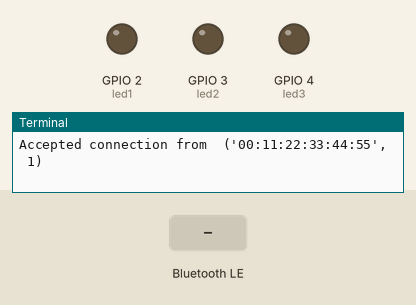
Simulated run of this program. Board: Raspberry Pi (BCM pin numbers). Shown: output pins drawn as LEDs (lit = HIGH), the last lines printed to the terminal. Dashed ring = blinking. The inputs (shaded band) are chosen by the test bench. A phone connects over Bluetooth after 1 s.

Above: at 2.2 s.
2.3 s: "5" written over Bluetooth
At 2.55 s:
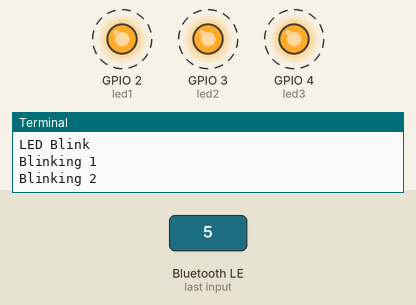
5.3 s: "1" written over Bluetooth
At 6.5 s:
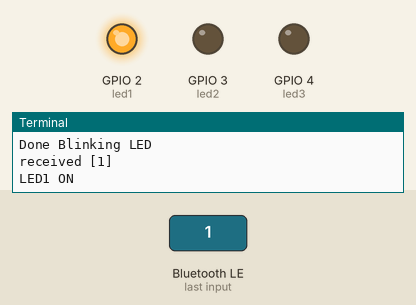
6.8 s: "2" written over Bluetooth
At 7.6 s:
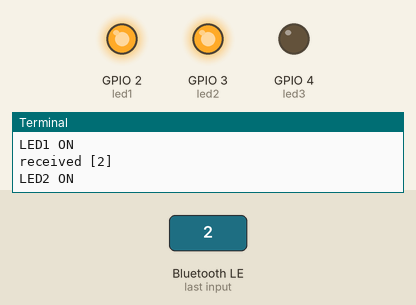
8.3 s: "1" written over Bluetooth
At 8.8 s:
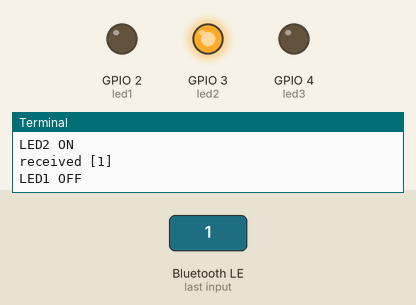
9.8 s: "3" written over Bluetooth
At 11.0 s:
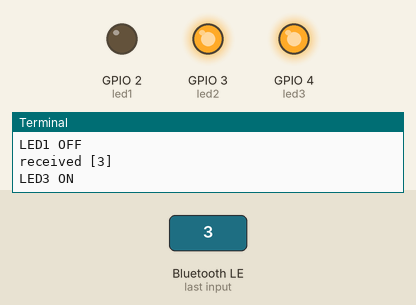
11.3 s: "2" written over Bluetooth
At 12.3 s:
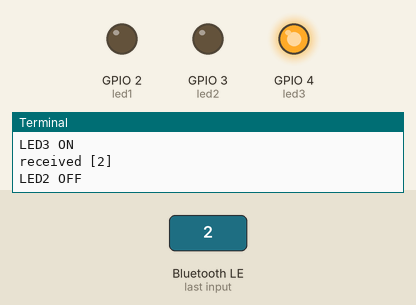
Timing chart, 0 to 13.8 s (numbered marks = the images above; inputs shaded):
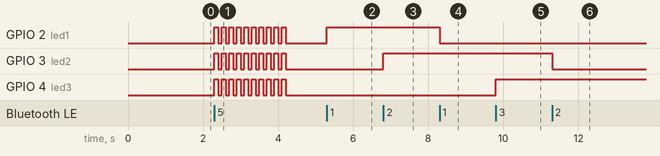

Measured:
- after the input at 2.3 s, GPIO 2 (led1), GPIO 3 (led2), GPIO 4 (led3): alternates HIGH for 0.10 s and LOW for 0.10 s, 20 changes in all, then stays LOW, starting at once
- after the input at 5.3 s, GPIO 2 (led1): LOW → HIGH at once
- after the input at 6.8 s, GPIO 3 (led2): LOW → HIGH at once
- after the input at 8.3 s, GPIO 2 (led1): HIGH → LOW at once
- after the input at 9.8 s, GPIO 4 (led3): LOW → HIGH at once
- after the input at 11.3 s, GPIO 3 (led2): HIGH → LOW at once

The program:

home_automation.py
```python
#!/usr/bin/env python
# -*- coding: utf-8 -*-

import bluetooth
import RPi.GPIO as GPIO
import time

led1 = 2
led2 = 3
led3 = 4
led1_status = 0
led2_status = 0
led3_status = 0

GPIO.setmode(GPIO.BCM)
GPIO.setwarnings(False)
GPIO.setup((led1,led2,led3),GPIO.OUT)

def Blink(numTimes,speed):
        for i in range(0,numTimes):
                GPIO.output((led1,led2,led3),(1,1,1))
                print "Blinking " + str(i+1)
                time.sleep(speed)
                GPIO.output((led1,led2,led3),(0,0,0))
                time.sleep(speed)
        print ("Done Blinking LED")

server_sock=bluetooth.BluetoothSocket( bluetooth.RFCOMM )

port = 1
server_sock.bind(("",port))
server_sock.listen(1)

client_sock,address = server_sock.accept()
print "Accepted connection from ",address
while True:

 data = client_sock.recv(1024)
 print "received [%s]" % data
 if (data == "1"):
        led1_status = ~led1_status
        GPIO.output(led1,led1_status)
        if led1_status:
                print ("LED1 ON")
        else:
                print ("LED1 OFF")
 if (data == "2"):
        led2_status = ~led2_status
        GPIO.output(led2,led2_status)
        if led2_status:
                print ("LED2 ON")
        else:
                print ("LED2 OFF")
 if (data == "3"):
        led3_status = ~led3_status
        GPIO.output(led3,led3_status)
        if led3_status:
                print ("LED3 ON")
        else:
                print ("LED3 OFF")

 if (data == "5"):
        print ("LED Blink")
        Blink(10,0.1)
 if (data == "e"):
        print ("Exit")
        break

client_sock.close()
server_sock.close()
```
